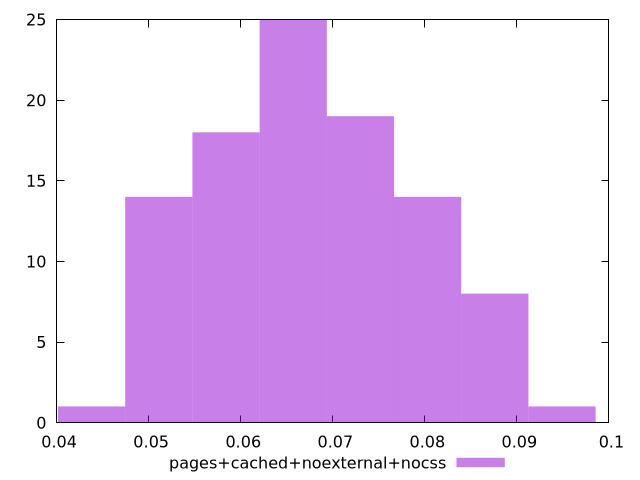

The script that saved this image:
$_pagesCachedNoexternalNocss <<EOF
0.05110506829912373 14
0.08030796447005158 14
0.07300724042731961 19
0.05840579234185569 18
0.0949094125555155 1
0.06570651638458765 25
0.08760868851278353 8
0.043804344256391764 1
EOF
set key outside below
set terminal pngcairo
set output "report_00006_2020-11-02T20-21-41.718Z/network-rtt/pages+cached+noexternal+nocss//raw_hist.png"
set yrange [0:25]
set boxwidth 0.007300724042731961
set style fill transparent solid 0.5 noborder
plot $_pagesCachedNoexternalNocss title "pages+cached+noexternal+nocss" with boxes ,
